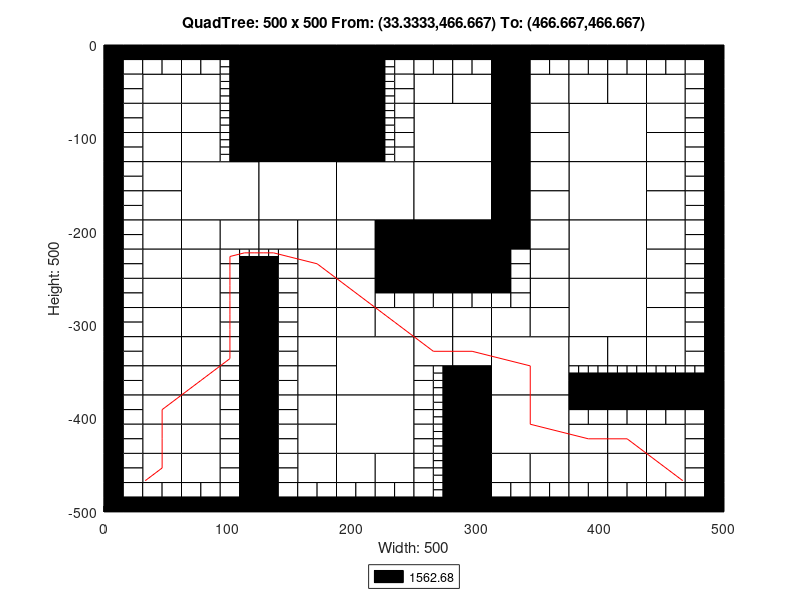

The MATLAB source for this figure:
axis([0 500 -500 0]);
title('QuadTree: 500 x 500 From: (33.3333,466.667) To: (466.667,466.667)');
xlabel('Width: 500');
ylabel('Height: 500');
rectangle('Position',[125 -62.5 62.5 62.5], 'FaceColor',[0 0 0]);
rectangle('Position',[125 -125 62.5 62.5], 'FaceColor',[0 0 0]);
rectangle('Position',[62.5 -187.5 62.5 62.5], 'FaceColor',[1 1 1]);
rectangle('Position',[125 -187.5 62.5 62.5], 'FaceColor',[1 1 1]);
rectangle('Position',[187.5 -187.5 62.5 62.5], 'FaceColor',[1 1 1]);
rectangle('Position',[250 -125 62.5 62.5], 'FaceColor',[1 1 1]);
rectangle('Position',[375 -125 62.5 62.5], 'FaceColor',[1 1 1]);
rectangle('Position',[250 -187.5 62.5 62.5], 'FaceColor',[1 1 1]);
rectangle('Position',[250 -250 62.5 62.5], 'FaceColor',[0 0 0]);
rectangle('Position',[375 -187.5 62.5 62.5], 'FaceColor',[1 1 1]);
rectangle('Position',[375 -250 62.5 62.5], 'FaceColor',[1 1 1]);
rectangle('Position',[187.5 -375 62.5 62.5], 'FaceColor',[1 1 1]);
rectangle('Position',[187.5 -437.5 62.5 62.5], 'FaceColor',[1 1 1]);
rectangle('Position',[312.5 -375 62.5 62.5], 'FaceColor',[1 1 1]);
rectangle('Position',[375 -312.5 62.5 62.5], 'FaceColor',[1 1 1]);
rectangle('Position',[312.5 -437.5 62.5 62.5], 'FaceColor',[1 1 1]);
rectangle('Position',[31.25 -62.5 31.25 31.25], 'FaceColor',[1 1 1]);
rectangle('Position',[62.5 -62.5 31.25 31.25], 'FaceColor',[1 1 1]);
rectangle('Position',[31.25 -93.75 31.25 31.25], 'FaceColor',[1 1 1]);
rectangle('Position',[31.25 -125 31.25 31.25], 'FaceColor',[1 1 1]);
rectangle('Position',[62.5 -93.75 31.25 31.25], 'FaceColor',[1 1 1]);
rectangle('Position',[62.5 -125 31.25 31.25], 'FaceColor',[1 1 1]);
rectangle('Position',[187.5 -31.25 31.25 31.25], 'FaceColor',[0 0 0]);
rectangle('Position',[187.5 -62.5 31.25 31.25], 'FaceColor',[0 0 0]);
rectangle('Position',[187.5 -93.75 31.25 31.25], 'FaceColor',[0 0 0]);
rectangle('Position',[187.5 -125 31.25 31.25], 'FaceColor',[0 0 0]);
rectangle('Position',[31.25 -156.25 31.25 31.25], 'FaceColor',[1 1 1]);
rectangle('Position',[31.25 -187.5 31.25 31.25], 'FaceColor',[1 1 1]);
rectangle('Position',[31.25 -218.75 31.25 31.25], 'FaceColor',[1 1 1]);
rectangle('Position',[31.25 -250 31.25 31.25], 'FaceColor',[1 1 1]);
rectangle('Position',[62.5 -218.75 31.25 31.25], 'FaceColor',[1 1 1]);
rectangle('Position',[93.75 -218.75 31.25 31.25], 'FaceColor',[1 1 1]);
rectangle('Position',[62.5 -250 31.25 31.25], 'FaceColor',[1 1 1]);
rectangle('Position',[125 -218.75 31.25 31.25], 'FaceColor',[1 1 1]);
rectangle('Position',[156.25 -218.75 31.25 31.25], 'FaceColor',[1 1 1]);
rectangle('Position',[156.25 -250 31.25 31.25], 'FaceColor',[1 1 1]);
rectangle('Position',[187.5 -218.75 31.25 31.25], 'FaceColor',[1 1 1]);
rectangle('Position',[218.75 -218.75 31.25 31.25], 'FaceColor',[0 0 0]);
rectangle('Position',[187.5 -250 31.25 31.25], 'FaceColor',[1 1 1]);
rectangle('Position',[218.75 -250 31.25 31.25], 'FaceColor',[0 0 0]);
rectangle('Position',[250 -62.5 31.25 31.25], 'FaceColor',[1 1 1]);
rectangle('Position',[281.25 -62.5 31.25 31.25], 'FaceColor',[1 1 1]);
rectangle('Position',[312.5 -31.25 31.25 31.25], 'FaceColor',[0 0 0]);
rectangle('Position',[312.5 -62.5 31.25 31.25], 'FaceColor',[0 0 0]);
rectangle('Position',[343.75 -62.5 31.25 31.25], 'FaceColor',[1 1 1]);
rectangle('Position',[312.5 -93.75 31.25 31.25], 'FaceColor',[0 0 0]);
rectangle('Position',[343.75 -93.75 31.25 31.25], 'FaceColor',[1 1 1]);
rectangle('Position',[312.5 -125 31.25 31.25], 'FaceColor',[0 0 0]);
rectangle('Position',[343.75 -125 31.25 31.25], 'FaceColor',[1 1 1]);
rectangle('Position',[375 -62.5 31.25 31.25], 'FaceColor',[1 1 1]);
rectangle('Position',[406.25 -62.5 31.25 31.25], 'FaceColor',[1 1 1]);
rectangle('Position',[437.5 -62.5 31.25 31.25], 'FaceColor',[1 1 1]);
rectangle('Position',[437.5 -93.75 31.25 31.25], 'FaceColor',[1 1 1]);
rectangle('Position',[437.5 -125 31.25 31.25], 'FaceColor',[1 1 1]);
rectangle('Position',[312.5 -156.25 31.25 31.25], 'FaceColor',[0 0 0]);
rectangle('Position',[343.75 -156.25 31.25 31.25], 'FaceColor',[1 1 1]);
rectangle('Position',[312.5 -187.5 31.25 31.25], 'FaceColor',[0 0 0]);
rectangle('Position',[343.75 -187.5 31.25 31.25], 'FaceColor',[1 1 1]);
rectangle('Position',[312.5 -218.75 31.25 31.25], 'FaceColor',[0 0 0]);
rectangle('Position',[343.75 -218.75 31.25 31.25], 'FaceColor',[1 1 1]);
rectangle('Position',[343.75 -250 31.25 31.25], 'FaceColor',[1 1 1]);
rectangle('Position',[437.5 -156.25 31.25 31.25], 'FaceColor',[1 1 1]);
rectangle('Position',[437.5 -187.5 31.25 31.25], 'FaceColor',[1 1 1]);
rectangle('Position',[437.5 -218.75 31.25 31.25], 'FaceColor',[1 1 1]);
rectangle('Position',[437.5 -250 31.25 31.25], 'FaceColor',[1 1 1]);
rectangle('Position',[31.25 -281.25 31.25 31.25], 'FaceColor',[1 1 1]);
rectangle('Position',[31.25 -312.5 31.25 31.25], 'FaceColor',[1 1 1]);
rectangle('Position',[62.5 -281.25 31.25 31.25], 'FaceColor',[1 1 1]);
rectangle('Position',[62.5 -312.5 31.25 31.25], 'FaceColor',[1 1 1]);
rectangle('Position',[31.25 -343.75 31.25 31.25], 'FaceColor',[1 1 1]);
rectangle('Position',[31.25 -375 31.25 31.25], 'FaceColor',[1 1 1]);
rectangle('Position',[62.5 -343.75 31.25 31.25], 'FaceColor',[1 1 1]);
rectangle('Position',[62.5 -375 31.25 31.25], 'FaceColor',[1 1 1]);
rectangle('Position',[156.25 -281.25 31.25 31.25], 'FaceColor',[1 1 1]);
rectangle('Position',[156.25 -312.5 31.25 31.25], 'FaceColor',[1 1 1]);
rectangle('Position',[187.5 -281.25 31.25 31.25], 'FaceColor',[1 1 1]);
rectangle('Position',[187.5 -312.5 31.25 31.25], 'FaceColor',[1 1 1]);
rectangle('Position',[218.75 -312.5 31.25 31.25], 'FaceColor',[1 1 1]);
rectangle('Position',[156.25 -343.75 31.25 31.25], 'FaceColor',[1 1 1]);
rectangle('Position',[156.25 -375 31.25 31.25], 'FaceColor',[1 1 1]);
rectangle('Position',[31.25 -406.25 31.25 31.25], 'FaceColor',[1 1 1]);
rectangle('Position',[31.25 -437.5 31.25 31.25], 'FaceColor',[1 1 1]);
rectangle('Position',[62.5 -406.25 31.25 31.25], 'FaceColor',[1 1 1]);
rectangle('Position',[62.5 -437.5 31.25 31.25], 'FaceColor',[1 1 1]);
rectangle('Position',[31.25 -468.75 31.25 31.25], 'FaceColor',[1 1 1]);
rectangle('Position',[62.5 -468.75 31.25 31.25], 'FaceColor',[1 1 1]);
rectangle('Position',[156.25 -406.25 31.25 31.25], 'FaceColor',[1 1 1]);
rectangle('Position',[156.25 -437.5 31.25 31.25], 'FaceColor',[1 1 1]);
rectangle('Position',[156.25 -468.75 31.25 31.25], 'FaceColor',[1 1 1]);
rectangle('Position',[187.5 -468.75 31.25 31.25], 'FaceColor',[1 1 1]);
rectangle('Position',[218.75 -468.75 31.25 31.25], 'FaceColor',[1 1 1]);
rectangle('Position',[250 -312.5 31.25 31.25], 'FaceColor',[1 1 1]);
rectangle('Position',[281.25 -312.5 31.25 31.25], 'FaceColor',[1 1 1]);
rectangle('Position',[343.75 -281.25 31.25 31.25], 'FaceColor',[1 1 1]);
rectangle('Position',[312.5 -312.5 31.25 31.25], 'FaceColor',[1 1 1]);
rectangle('Position',[343.75 -312.5 31.25 31.25], 'FaceColor',[1 1 1]);
rectangle('Position',[250 -343.75 31.25 31.25], 'FaceColor',[1 1 1]);
rectangle('Position',[281.25 -343.75 31.25 31.25], 'FaceColor',[1 1 1]);
rectangle('Position',[281.25 -375 31.25 31.25], 'FaceColor',[0 0 0]);
rectangle('Position',[437.5 -281.25 31.25 31.25], 'FaceColor',[1 1 1]);
rectangle('Position',[437.5 -312.5 31.25 31.25], 'FaceColor',[1 1 1]);
rectangle('Position',[375 -343.75 31.25 31.25], 'FaceColor',[1 1 1]);
rectangle('Position',[406.25 -343.75 31.25 31.25], 'FaceColor',[1 1 1]);
rectangle('Position',[437.5 -343.75 31.25 31.25], 'FaceColor',[1 1 1]);
rectangle('Position',[281.25 -406.25 31.25 31.25], 'FaceColor',[0 0 0]);
rectangle('Position',[281.25 -437.5 31.25 31.25], 'FaceColor',[0 0 0]);
rectangle('Position',[281.25 -468.75 31.25 31.25], 'FaceColor',[0 0 0]);
rectangle('Position',[281.25 -500 31.25 31.25], 'FaceColor',[0 0 0]);
rectangle('Position',[312.5 -468.75 31.25 31.25], 'FaceColor',[1 1 1]);
rectangle('Position',[343.75 -468.75 31.25 31.25], 'FaceColor',[1 1 1]);
rectangle('Position',[375 -437.5 31.25 31.25], 'FaceColor',[1 1 1]);
rectangle('Position',[406.25 -437.5 31.25 31.25], 'FaceColor',[1 1 1]);
rectangle('Position',[437.5 -437.5 31.25 31.25], 'FaceColor',[1 1 1]);
rectangle('Position',[375 -468.75 31.25 31.25], 'FaceColor',[1 1 1]);
rectangle('Position',[406.25 -468.75 31.25 31.25], 'FaceColor',[1 1 1]);
rectangle('Position',[437.5 -468.75 31.25 31.25], 'FaceColor',[1 1 1]);
rectangle('Position',[0 -15.625 15.625 15.625], 'FaceColor',[0 0 0]);
rectangle('Position',[15.625 -15.625 15.625 15.625], 'FaceColor',[0 0 0]);
rectangle('Position',[0 -31.25 15.625 15.625], 'FaceColor',[0 0 0]);
rectangle('Position',[15.625 -31.25 15.625 15.625], 'FaceColor',[1 1 1]);
rectangle('Position',[31.25 -15.625 15.625 15.625], 'FaceColor',[0 0 0]);
rectangle('Position',[46.875 -15.625 15.625 15.625], 'FaceColor',[0 0 0]);
rectangle('Position',[31.25 -31.25 15.625 15.625], 'FaceColor',[1 1 1]);
rectangle('Position',[46.875 -31.25 15.625 15.625], 'FaceColor',[1 1 1]);
rectangle('Position',[0 -46.875 15.625 15.625], 'FaceColor',[0 0 0]);
rectangle('Position',[15.625 -46.875 15.625 15.625], 'FaceColor',[1 1 1]);
rectangle('Position',[0 -62.5 15.625 15.625], 'FaceColor',[0 0 0]);
rectangle('Position',[15.625 -62.5 15.625 15.625], 'FaceColor',[1 1 1]);
rectangle('Position',[62.5 -15.625 15.625 15.625], 'FaceColor',[0 0 0]);
rectangle('Position',[78.125 -15.625 15.625 15.625], 'FaceColor',[0 0 0]);
rectangle('Position',[62.5 -31.25 15.625 15.625], 'FaceColor',[1 1 1]);
rectangle('Position',[78.125 -31.25 15.625 15.625], 'FaceColor',[1 1 1]);
rectangle('Position',[93.75 -15.625 15.625 15.625], 'FaceColor',[0 0 0]);
rectangle('Position',[109.375 -15.625 15.625 15.625], 'FaceColor',[0 0 0]);
rectangle('Position',[109.375 -31.25 15.625 15.625], 'FaceColor',[0 0 0]);
rectangle('Position',[109.375 -46.875 15.625 15.625], 'FaceColor',[0 0 0]);
rectangle('Position',[109.375 -62.5 15.625 15.625], 'FaceColor',[0 0 0]);
rectangle('Position',[0 -78.125 15.625 15.625], 'FaceColor',[0 0 0]);
rectangle('Position',[15.625 -78.125 15.625 15.625], 'FaceColor',[1 1 1]);
rectangle('Position',[0 -93.75 15.625 15.625], 'FaceColor',[0 0 0]);
rectangle('Position',[15.625 -93.75 15.625 15.625], 'FaceColor',[1 1 1]);
rectangle('Position',[0 -109.375 15.625 15.625], 'FaceColor',[0 0 0]);
rectangle('Position',[15.625 -109.375 15.625 15.625], 'FaceColor',[1 1 1]);
rectangle('Position',[0 -125 15.625 15.625], 'FaceColor',[0 0 0]);
rectangle('Position',[15.625 -125 15.625 15.625], 'FaceColor',[1 1 1]);
rectangle('Position',[109.375 -78.125 15.625 15.625], 'FaceColor',[0 0 0]);
rectangle('Position',[109.375 -93.75 15.625 15.625], 'FaceColor',[0 0 0]);
rectangle('Position',[109.375 -109.375 15.625 15.625], 'FaceColor',[0 0 0]);
rectangle('Position',[109.375 -125 15.625 15.625], 'FaceColor',[0 0 0]);
rectangle('Position',[218.75 -15.625 15.625 15.625], 'FaceColor',[0 0 0]);
rectangle('Position',[234.375 -15.625 15.625 15.625], 'FaceColor',[0 0 0]);
rectangle('Position',[234.375 -31.25 15.625 15.625], 'FaceColor',[1 1 1]);
rectangle('Position',[234.375 -46.875 15.625 15.625], 'FaceColor',[1 1 1]);
rectangle('Position',[234.375 -62.5 15.625 15.625], 'FaceColor',[1 1 1]);
rectangle('Position',[234.375 -78.125 15.625 15.625], 'FaceColor',[1 1 1]);
rectangle('Position',[234.375 -93.75 15.625 15.625], 'FaceColor',[1 1 1]);
rectangle('Position',[234.375 -109.375 15.625 15.625], 'FaceColor',[1 1 1]);
rectangle('Position',[234.375 -125 15.625 15.625], 'FaceColor',[1 1 1]);
rectangle('Position',[0 -140.625 15.625 15.625], 'FaceColor',[0 0 0]);
rectangle('Position',[15.625 -140.625 15.625 15.625], 'FaceColor',[1 1 1]);
rectangle('Position',[0 -156.25 15.625 15.625], 'FaceColor',[0 0 0]);
rectangle('Position',[15.625 -156.25 15.625 15.625], 'FaceColor',[1 1 1]);
rectangle('Position',[0 -171.875 15.625 15.625], 'FaceColor',[0 0 0]);
rectangle('Position',[15.625 -171.875 15.625 15.625], 'FaceColor',[1 1 1]);
rectangle('Position',[0 -187.5 15.625 15.625], 'FaceColor',[0 0 0]);
rectangle('Position',[15.625 -187.5 15.625 15.625], 'FaceColor',[1 1 1]);
rectangle('Position',[0 -203.125 15.625 15.625], 'FaceColor',[0 0 0]);
rectangle('Position',[15.625 -203.125 15.625 15.625], 'FaceColor',[1 1 1]);
rectangle('Position',[0 -218.75 15.625 15.625], 'FaceColor',[0 0 0]);
rectangle('Position',[15.625 -218.75 15.625 15.625], 'FaceColor',[1 1 1]);
rectangle('Position',[0 -234.375 15.625 15.625], 'FaceColor',[0 0 0]);
rectangle('Position',[15.625 -234.375 15.625 15.625], 'FaceColor',[1 1 1]);
rectangle('Position',[0 -250 15.625 15.625], 'FaceColor',[0 0 0]);
rectangle('Position',[15.625 -250 15.625 15.625], 'FaceColor',[1 1 1]);
rectangle('Position',[93.75 -234.375 15.625 15.625], 'FaceColor',[1 1 1]);
rectangle('Position',[93.75 -250 15.625 15.625], 'FaceColor',[1 1 1]);
rectangle('Position',[109.375 -250 15.625 15.625], 'FaceColor',[0 0 0]);
rectangle('Position',[140.625 -234.375 15.625 15.625], 'FaceColor',[1 1 1]);
rectangle('Position',[125 -250 15.625 15.625], 'FaceColor',[0 0 0]);
rectangle('Position',[140.625 -250 15.625 15.625], 'FaceColor',[1 1 1]);
rectangle('Position',[250 -15.625 15.625 15.625], 'FaceColor',[0 0 0]);
rectangle('Position',[265.625 -15.625 15.625 15.625], 'FaceColor',[0 0 0]);
rectangle('Position',[250 -31.25 15.625 15.625], 'FaceColor',[1 1 1]);
rectangle('Position',[265.625 -31.25 15.625 15.625], 'FaceColor',[1 1 1]);
rectangle('Position',[281.25 -15.625 15.625 15.625], 'FaceColor',[0 0 0]);
rectangle('Position',[296.875 -15.625 15.625 15.625], 'FaceColor',[0 0 0]);
rectangle('Position',[281.25 -31.25 15.625 15.625], 'FaceColor',[1 1 1]);
rectangle('Position',[296.875 -31.25 15.625 15.625], 'FaceColor',[1 1 1]);
rectangle('Position',[343.75 -15.625 15.625 15.625], 'FaceColor',[0 0 0]);
rectangle('Position',[359.375 -15.625 15.625 15.625], 'FaceColor',[0 0 0]);
rectangle('Position',[343.75 -31.25 15.625 15.625], 'FaceColor',[1 1 1]);
rectangle('Position',[359.375 -31.25 15.625 15.625], 'FaceColor',[1 1 1]);
rectangle('Position',[375 -15.625 15.625 15.625], 'FaceColor',[0 0 0]);
rectangle('Position',[390.625 -15.625 15.625 15.625], 'FaceColor',[0 0 0]);
rectangle('Position',[375 -31.25 15.625 15.625], 'FaceColor',[1 1 1]);
rectangle('Position',[390.625 -31.25 15.625 15.625], 'FaceColor',[1 1 1]);
rectangle('Position',[406.25 -15.625 15.625 15.625], 'FaceColor',[0 0 0]);
rectangle('Position',[421.875 -15.625 15.625 15.625], 'FaceColor',[0 0 0]);
rectangle('Position',[406.25 -31.25 15.625 15.625], 'FaceColor',[1 1 1]);
rectangle('Position',[421.875 -31.25 15.625 15.625], 'FaceColor',[1 1 1]);
rectangle('Position',[437.5 -15.625 15.625 15.625], 'FaceColor',[0 0 0]);
rectangle('Position',[453.125 -15.625 15.625 15.625], 'FaceColor',[0 0 0]);
rectangle('Position',[437.5 -31.25 15.625 15.625], 'FaceColor',[1 1 1]);
rectangle('Position',[453.125 -31.25 15.625 15.625], 'FaceColor',[1 1 1]);
rectangle('Position',[468.75 -15.625 15.625 15.625], 'FaceColor',[0 0 0]);
rectangle('Position',[484.375 -15.625 15.625 15.625], 'FaceColor',[0 0 0]);
rectangle('Position',[468.75 -31.25 15.625 15.625], 'FaceColor',[1 1 1]);
rectangle('Position',[484.375 -31.25 15.625 15.625], 'FaceColor',[0 0 0]);
rectangle('Position',[468.75 -46.875 15.625 15.625], 'FaceColor',[1 1 1]);
rectangle('Position',[484.375 -46.875 15.625 15.625], 'FaceColor',[0 0 0]);
rectangle('Position',[468.75 -62.5 15.625 15.625], 'FaceColor',[1 1 1]);
rectangle('Position',[484.375 -62.5 15.625 15.625], 'FaceColor',[0 0 0]);
rectangle('Position',[468.75 -78.125 15.625 15.625], 'FaceColor',[1 1 1]);
rectangle('Position',[484.375 -78.125 15.625 15.625], 'FaceColor',[0 0 0]);
rectangle('Position',[468.75 -93.75 15.625 15.625], 'FaceColor',[1 1 1]);
rectangle('Position',[484.375 -93.75 15.625 15.625], 'FaceColor',[0 0 0]);
rectangle('Position',[468.75 -109.375 15.625 15.625], 'FaceColor',[1 1 1]);
rectangle('Position',[484.375 -109.375 15.625 15.625], 'FaceColor',[0 0 0]);
rectangle('Position',[468.75 -125 15.625 15.625], 'FaceColor',[1 1 1]);
rectangle('Position',[484.375 -125 15.625 15.625], 'FaceColor',[0 0 0]);
rectangle('Position',[312.5 -234.375 15.625 15.625], 'FaceColor',[0 0 0]);
rectangle('Position',[328.125 -234.375 15.625 15.625], 'FaceColor',[1 1 1]);
rectangle('Position',[312.5 -250 15.625 15.625], 'FaceColor',[0 0 0]);
rectangle('Position',[328.125 -250 15.625 15.625], 'FaceColor',[1 1 1]);
rectangle('Position',[468.75 -140.625 15.625 15.625], 'FaceColor',[1 1 1]);
rectangle('Position',[484.375 -140.625 15.625 15.625], 'FaceColor',[0 0 0]);
rectangle('Position',[468.75 -156.25 15.625 15.625], 'FaceColor',[1 1 1]);
rectangle('Position',[484.375 -156.25 15.625 15.625], 'FaceColor',[0 0 0]);
rectangle('Position',[468.75 -171.875 15.625 15.625], 'FaceColor',[1 1 1]);
rectangle('Position',[484.375 -171.875 15.625 15.625], 'FaceColor',[0 0 0]);
rectangle('Position',[468.75 -187.5 15.625 15.625], 'FaceColor',[1 1 1]);
rectangle('Position',[484.375 -187.5 15.625 15.625], 'FaceColor',[0 0 0]);
rectangle('Position',[468.75 -203.125 15.625 15.625], 'FaceColor',[1 1 1]);
rectangle('Position',[484.375 -203.125 15.625 15.625], 'FaceColor',[0 0 0]);
rectangle('Position',[468.75 -218.75 15.625 15.625], 'FaceColor',[1 1 1]);
rectangle('Position',[484.375 -218.75 15.625 15.625], 'FaceColor',[0 0 0]);
rectangle('Position',[468.75 -234.375 15.625 15.625], 'FaceColor',[1 1 1]);
rectangle('Position',[484.375 -234.375 15.625 15.625], 'FaceColor',[0 0 0]);
rectangle('Position',[468.75 -250 15.625 15.625], 'FaceColor',[1 1 1]);
rectangle('Position',[484.375 -250 15.625 15.625], 'FaceColor',[0 0 0]);
rectangle('Position',[0 -265.625 15.625 15.625], 'FaceColor',[0 0 0]);
rectangle('Position',[15.625 -265.625 15.625 15.625], 'FaceColor',[1 1 1]);
rectangle('Position',[0 -281.25 15.625 15.625], 'FaceColor',[0 0 0]);
rectangle('Position',[15.625 -281.25 15.625 15.625], 'FaceColor',[1 1 1]);
rectangle('Position',[0 -296.875 15.625 15.625], 'FaceColor',[0 0 0]);
rectangle('Position',[15.625 -296.875 15.625 15.625], 'FaceColor',[1 1 1]);
rectangle('Position',[0 -312.5 15.625 15.625], 'FaceColor',[0 0 0]);
rectangle('Position',[15.625 -312.5 15.625 15.625], 'FaceColor',[1 1 1]);
rectangle('Position',[93.75 -265.625 15.625 15.625], 'FaceColor',[1 1 1]);
rectangle('Position',[109.375 -265.625 15.625 15.625], 'FaceColor',[0 0 0]);
rectangle('Position',[93.75 -281.25 15.625 15.625], 'FaceColor',[1 1 1]);
rectangle('Position',[109.375 -281.25 15.625 15.625], 'FaceColor',[0 0 0]);
rectangle('Position',[93.75 -296.875 15.625 15.625], 'FaceColor',[1 1 1]);
rectangle('Position',[109.375 -296.875 15.625 15.625], 'FaceColor',[0 0 0]);
rectangle('Position',[93.75 -312.5 15.625 15.625], 'FaceColor',[1 1 1]);
rectangle('Position',[109.375 -312.5 15.625 15.625], 'FaceColor',[0 0 0]);
rectangle('Position',[0 -328.125 15.625 15.625], 'FaceColor',[0 0 0]);
rectangle('Position',[15.625 -328.125 15.625 15.625], 'FaceColor',[1 1 1]);
rectangle('Position',[0 -343.75 15.625 15.625], 'FaceColor',[0 0 0]);
rectangle('Position',[15.625 -343.75 15.625 15.625], 'FaceColor',[1 1 1]);
rectangle('Position',[0 -359.375 15.625 15.625], 'FaceColor',[0 0 0]);
rectangle('Position',[15.625 -359.375 15.625 15.625], 'FaceColor',[1 1 1]);
rectangle('Position',[0 -375 15.625 15.625], 'FaceColor',[0 0 0]);
rectangle('Position',[15.625 -375 15.625 15.625], 'FaceColor',[1 1 1]);
rectangle('Position',[93.75 -328.125 15.625 15.625], 'FaceColor',[1 1 1]);
rectangle('Position',[109.375 -328.125 15.625 15.625], 'FaceColor',[0 0 0]);
rectangle('Position',[93.75 -343.75 15.625 15.625], 'FaceColor',[1 1 1]);
rectangle('Position',[109.375 -343.75 15.625 15.625], 'FaceColor',[0 0 0]);
rectangle('Position',[93.75 -359.375 15.625 15.625], 'FaceColor',[1 1 1]);
rectangle('Position',[109.375 -359.375 15.625 15.625], 'FaceColor',[0 0 0]);
rectangle('Position',[93.75 -375 15.625 15.625], 'FaceColor',[1 1 1]);
rectangle('Position',[109.375 -375 15.625 15.625], 'FaceColor',[0 0 0]);
rectangle('Position',[125 -265.625 15.625 15.625], 'FaceColor',[0 0 0]);
rectangle('Position',[140.625 -265.625 15.625 15.625], 'FaceColor',[1 1 1]);
rectangle('Position',[125 -281.25 15.625 15.625], 'FaceColor',[0 0 0]);
rectangle('Position',[140.625 -281.25 15.625 15.625], 'FaceColor',[1 1 1]);
rectangle('Position',[125 -296.875 15.625 15.625], 'FaceColor',[0 0 0]);
rectangle('Position',[140.625 -296.875 15.625 15.625], 'FaceColor',[1 1 1]);
rectangle('Position',[125 -312.5 15.625 15.625], 'FaceColor',[0 0 0]);
rectangle('Position',[140.625 -312.5 15.625 15.625], 'FaceColor',[1 1 1]);
rectangle('Position',[218.75 -265.625 15.625 15.625], 'FaceColor',[0 0 0]);
rectangle('Position',[234.375 -265.625 15.625 15.625], 'FaceColor',[0 0 0]);
rectangle('Position',[218.75 -281.25 15.625 15.625], 'FaceColor',[1 1 1]);
rectangle('Position',[234.375 -281.25 15.625 15.625], 'FaceColor',[1 1 1]);
rectangle('Position',[125 -328.125 15.625 15.625], 'FaceColor',[0 0 0]);
rectangle('Position',[140.625 -328.125 15.625 15.625], 'FaceColor',[1 1 1]);
rectangle('Position',[125 -343.75 15.625 15.625], 'FaceColor',[0 0 0]);
rectangle('Position',[140.625 -343.75 15.625 15.625], 'FaceColor',[1 1 1]);
rectangle('Position',[125 -359.375 15.625 15.625], 'FaceColor',[0 0 0]);
rectangle('Position',[140.625 -359.375 15.625 15.625], 'FaceColor',[1 1 1]);
rectangle('Position',[125 -375 15.625 15.625], 'FaceColor',[0 0 0]);
rectangle('Position',[140.625 -375 15.625 15.625], 'FaceColor',[1 1 1]);
rectangle('Position',[0 -390.625 15.625 15.625], 'FaceColor',[0 0 0]);
rectangle('Position',[15.625 -390.625 15.625 15.625], 'FaceColor',[1 1 1]);
rectangle('Position',[0 -406.25 15.625 15.625], 'FaceColor',[0 0 0]);
rectangle('Position',[15.625 -406.25 15.625 15.625], 'FaceColor',[1 1 1]);
rectangle('Position',[0 -421.875 15.625 15.625], 'FaceColor',[0 0 0]);
rectangle('Position',[15.625 -421.875 15.625 15.625], 'FaceColor',[1 1 1]);
rectangle('Position',[0 -437.5 15.625 15.625], 'FaceColor',[0 0 0]);
rectangle('Position',[15.625 -437.5 15.625 15.625], 'FaceColor',[1 1 1]);
rectangle('Position',[93.75 -390.625 15.625 15.625], 'FaceColor',[1 1 1]);
rectangle('Position',[109.375 -390.625 15.625 15.625], 'FaceColor',[0 0 0]);
rectangle('Position',[93.75 -406.25 15.625 15.625], 'FaceColor',[1 1 1]);
rectangle('Position',[109.375 -406.25 15.625 15.625], 'FaceColor',[0 0 0]);
rectangle('Position',[93.75 -421.875 15.625 15.625], 'FaceColor',[1 1 1]);
rectangle('Position',[109.375 -421.875 15.625 15.625], 'FaceColor',[0 0 0]);
rectangle('Position',[93.75 -437.5 15.625 15.625], 'FaceColor',[1 1 1]);
rectangle('Position',[109.375 -437.5 15.625 15.625], 'FaceColor',[0 0 0]);
rectangle('Position',[0 -453.125 15.625 15.625], 'FaceColor',[0 0 0]);
rectangle('Position',[15.625 -453.125 15.625 15.625], 'FaceColor',[1 1 1]);
rectangle('Position',[0 -468.75 15.625 15.625], 'FaceColor',[0 0 0]);
rectangle('Position',[15.625 -468.75 15.625 15.625], 'FaceColor',[1 1 1]);
rectangle('Position',[0 -484.375 15.625 15.625], 'FaceColor',[0 0 0]);
rectangle('Position',[15.625 -484.375 15.625 15.625], 'FaceColor',[1 1 1]);
rectangle('Position',[0 -500 15.625 15.625], 'FaceColor',[0 0 0]);
rectangle('Position',[15.625 -500 15.625 15.625], 'FaceColor',[0 0 0]);
rectangle('Position',[31.25 -484.375 15.625 15.625], 'FaceColor',[1 1 1]);
rectangle('Position',[46.875 -484.375 15.625 15.625], 'FaceColor',[1 1 1]);
rectangle('Position',[31.25 -500 15.625 15.625], 'FaceColor',[0 0 0]);
rectangle('Position',[46.875 -500 15.625 15.625], 'FaceColor',[0 0 0]);
rectangle('Position',[93.75 -453.125 15.625 15.625], 'FaceColor',[1 1 1]);
rectangle('Position',[109.375 -453.125 15.625 15.625], 'FaceColor',[0 0 0]);
rectangle('Position',[93.75 -468.75 15.625 15.625], 'FaceColor',[1 1 1]);
rectangle('Position',[109.375 -468.75 15.625 15.625], 'FaceColor',[0 0 0]);
rectangle('Position',[62.5 -484.375 15.625 15.625], 'FaceColor',[1 1 1]);
rectangle('Position',[78.125 -484.375 15.625 15.625], 'FaceColor',[1 1 1]);
rectangle('Position',[62.5 -500 15.625 15.625], 'FaceColor',[0 0 0]);
rectangle('Position',[78.125 -500 15.625 15.625], 'FaceColor',[0 0 0]);
rectangle('Position',[93.75 -484.375 15.625 15.625], 'FaceColor',[1 1 1]);
rectangle('Position',[109.375 -484.375 15.625 15.625], 'FaceColor',[0 0 0]);
rectangle('Position',[93.75 -500 15.625 15.625], 'FaceColor',[0 0 0]);
rectangle('Position',[109.375 -500 15.625 15.625], 'FaceColor',[0 0 0]);
rectangle('Position',[125 -390.625 15.625 15.625], 'FaceColor',[0 0 0]);
rectangle('Position',[140.625 -390.625 15.625 15.625], 'FaceColor',[1 1 1]);
rectangle('Position',[125 -406.25 15.625 15.625], 'FaceColor',[0 0 0]);
rectangle('Position',[140.625 -406.25 15.625 15.625], 'FaceColor',[1 1 1]);
rectangle('Position',[125 -421.875 15.625 15.625], 'FaceColor',[0 0 0]);
rectangle('Position',[140.625 -421.875 15.625 15.625], 'FaceColor',[1 1 1]);
rectangle('Position',[125 -437.5 15.625 15.625], 'FaceColor',[0 0 0]);
rectangle('Position',[140.625 -437.5 15.625 15.625], 'FaceColor',[1 1 1]);
rectangle('Position',[125 -453.125 15.625 15.625], 'FaceColor',[0 0 0]);
rectangle('Position',[140.625 -453.125 15.625 15.625], 'FaceColor',[1 1 1]);
rectangle('Position',[125 -468.75 15.625 15.625], 'FaceColor',[0 0 0]);
rectangle('Position',[140.625 -468.75 15.625 15.625], 'FaceColor',[1 1 1]);
rectangle('Position',[125 -484.375 15.625 15.625], 'FaceColor',[0 0 0]);
rectangle('Position',[140.625 -484.375 15.625 15.625], 'FaceColor',[1 1 1]);
rectangle('Position',[125 -500 15.625 15.625], 'FaceColor',[0 0 0]);
rectangle('Position',[140.625 -500 15.625 15.625], 'FaceColor',[0 0 0]);
rectangle('Position',[156.25 -484.375 15.625 15.625], 'FaceColor',[1 1 1]);
rectangle('Position',[171.875 -484.375 15.625 15.625], 'FaceColor',[1 1 1]);
rectangle('Position',[156.25 -500 15.625 15.625], 'FaceColor',[0 0 0]);
rectangle('Position',[171.875 -500 15.625 15.625], 'FaceColor',[0 0 0]);
rectangle('Position',[187.5 -484.375 15.625 15.625], 'FaceColor',[1 1 1]);
rectangle('Position',[203.125 -484.375 15.625 15.625], 'FaceColor',[1 1 1]);
rectangle('Position',[187.5 -500 15.625 15.625], 'FaceColor',[0 0 0]);
rectangle('Position',[203.125 -500 15.625 15.625], 'FaceColor',[0 0 0]);
rectangle('Position',[218.75 -484.375 15.625 15.625], 'FaceColor',[1 1 1]);
rectangle('Position',[234.375 -484.375 15.625 15.625], 'FaceColor',[1 1 1]);
rectangle('Position',[218.75 -500 15.625 15.625], 'FaceColor',[0 0 0]);
rectangle('Position',[234.375 -500 15.625 15.625], 'FaceColor',[0 0 0]);
rectangle('Position',[250 -265.625 15.625 15.625], 'FaceColor',[0 0 0]);
rectangle('Position',[265.625 -265.625 15.625 15.625], 'FaceColor',[0 0 0]);
rectangle('Position',[250 -281.25 15.625 15.625], 'FaceColor',[1 1 1]);
rectangle('Position',[265.625 -281.25 15.625 15.625], 'FaceColor',[1 1 1]);
rectangle('Position',[281.25 -265.625 15.625 15.625], 'FaceColor',[0 0 0]);
rectangle('Position',[296.875 -265.625 15.625 15.625], 'FaceColor',[0 0 0]);
rectangle('Position',[281.25 -281.25 15.625 15.625], 'FaceColor',[1 1 1]);
rectangle('Position',[296.875 -281.25 15.625 15.625], 'FaceColor',[1 1 1]);
rectangle('Position',[312.5 -265.625 15.625 15.625], 'FaceColor',[0 0 0]);
rectangle('Position',[328.125 -265.625 15.625 15.625], 'FaceColor',[1 1 1]);
rectangle('Position',[312.5 -281.25 15.625 15.625], 'FaceColor',[1 1 1]);
rectangle('Position',[328.125 -281.25 15.625 15.625], 'FaceColor',[1 1 1]);
rectangle('Position',[250 -359.375 15.625 15.625], 'FaceColor',[1 1 1]);
rectangle('Position',[250 -375 15.625 15.625], 'FaceColor',[1 1 1]);
rectangle('Position',[468.75 -265.625 15.625 15.625], 'FaceColor',[1 1 1]);
rectangle('Position',[484.375 -265.625 15.625 15.625], 'FaceColor',[0 0 0]);
rectangle('Position',[468.75 -281.25 15.625 15.625], 'FaceColor',[1 1 1]);
rectangle('Position',[484.375 -281.25 15.625 15.625], 'FaceColor',[0 0 0]);
rectangle('Position',[468.75 -296.875 15.625 15.625], 'FaceColor',[1 1 1]);
rectangle('Position',[484.375 -296.875 15.625 15.625], 'FaceColor',[0 0 0]);
rectangle('Position',[468.75 -312.5 15.625 15.625], 'FaceColor',[1 1 1]);
rectangle('Position',[484.375 -312.5 15.625 15.625], 'FaceColor',[0 0 0]);
rectangle('Position',[375 -375 15.625 15.625], 'FaceColor',[0 0 0]);
rectangle('Position',[390.625 -375 15.625 15.625], 'FaceColor',[0 0 0]);
rectangle('Position',[406.25 -375 15.625 15.625], 'FaceColor',[0 0 0]);
rectangle('Position',[421.875 -375 15.625 15.625], 'FaceColor',[0 0 0]);
rectangle('Position',[468.75 -328.125 15.625 15.625], 'FaceColor',[1 1 1]);
rectangle('Position',[484.375 -328.125 15.625 15.625], 'FaceColor',[0 0 0]);
rectangle('Position',[468.75 -343.75 15.625 15.625], 'FaceColor',[1 1 1]);
rectangle('Position',[484.375 -343.75 15.625 15.625], 'FaceColor',[0 0 0]);
rectangle('Position',[437.5 -375 15.625 15.625], 'FaceColor',[0 0 0]);
rectangle('Position',[453.125 -375 15.625 15.625], 'FaceColor',[0 0 0]);
rectangle('Position',[484.375 -359.375 15.625 15.625], 'FaceColor',[0 0 0]);
rectangle('Position',[468.75 -375 15.625 15.625], 'FaceColor',[0 0 0]);
rectangle('Position',[484.375 -375 15.625 15.625], 'FaceColor',[0 0 0]);
rectangle('Position',[250 -390.625 15.625 15.625], 'FaceColor',[1 1 1]);
rectangle('Position',[250 -406.25 15.625 15.625], 'FaceColor',[1 1 1]);
rectangle('Position',[250 -421.875 15.625 15.625], 'FaceColor',[1 1 1]);
rectangle('Position',[250 -437.5 15.625 15.625], 'FaceColor',[1 1 1]);
rectangle('Position',[250 -453.125 15.625 15.625], 'FaceColor',[1 1 1]);
rectangle('Position',[250 -468.75 15.625 15.625], 'FaceColor',[1 1 1]);
rectangle('Position',[250 -484.375 15.625 15.625], 'FaceColor',[1 1 1]);
rectangle('Position',[250 -500 15.625 15.625], 'FaceColor',[0 0 0]);
rectangle('Position',[265.625 -500 15.625 15.625], 'FaceColor',[0 0 0]);
rectangle('Position',[312.5 -484.375 15.625 15.625], 'FaceColor',[1 1 1]);
rectangle('Position',[328.125 -484.375 15.625 15.625], 'FaceColor',[1 1 1]);
rectangle('Position',[312.5 -500 15.625 15.625], 'FaceColor',[0 0 0]);
rectangle('Position',[328.125 -500 15.625 15.625], 'FaceColor',[0 0 0]);
rectangle('Position',[343.75 -484.375 15.625 15.625], 'FaceColor',[1 1 1]);
rectangle('Position',[359.375 -484.375 15.625 15.625], 'FaceColor',[1 1 1]);
rectangle('Position',[343.75 -500 15.625 15.625], 'FaceColor',[0 0 0]);
rectangle('Position',[359.375 -500 15.625 15.625], 'FaceColor',[0 0 0]);
rectangle('Position',[375 -390.625 15.625 15.625], 'FaceColor',[0 0 0]);
rectangle('Position',[390.625 -390.625 15.625 15.625], 'FaceColor',[0 0 0]);
rectangle('Position',[375 -406.25 15.625 15.625], 'FaceColor',[1 1 1]);
rectangle('Position',[390.625 -406.25 15.625 15.625], 'FaceColor',[1 1 1]);
rectangle('Position',[406.25 -390.625 15.625 15.625], 'FaceColor',[0 0 0]);
rectangle('Position',[421.875 -390.625 15.625 15.625], 'FaceColor',[0 0 0]);
rectangle('Position',[406.25 -406.25 15.625 15.625], 'FaceColor',[1 1 1]);
rectangle('Position',[421.875 -406.25 15.625 15.625], 'FaceColor',[1 1 1]);
rectangle('Position',[437.5 -390.625 15.625 15.625], 'FaceColor',[0 0 0]);
rectangle('Position',[453.125 -390.625 15.625 15.625], 'FaceColor',[0 0 0]);
rectangle('Position',[437.5 -406.25 15.625 15.625], 'FaceColor',[1 1 1]);
rectangle('Position',[453.125 -406.25 15.625 15.625], 'FaceColor',[1 1 1]);
rectangle('Position',[468.75 -390.625 15.625 15.625], 'FaceColor',[0 0 0]);
rectangle('Position',[484.375 -390.625 15.625 15.625], 'FaceColor',[0 0 0]);
rectangle('Position',[468.75 -406.25 15.625 15.625], 'FaceColor',[1 1 1]);
rectangle('Position',[484.375 -406.25 15.625 15.625], 'FaceColor',[0 0 0]);
rectangle('Position',[468.75 -421.875 15.625 15.625], 'FaceColor',[1 1 1]);
rectangle('Position',[484.375 -421.875 15.625 15.625], 'FaceColor',[0 0 0]);
rectangle('Position',[468.75 -437.5 15.625 15.625], 'FaceColor',[1 1 1]);
rectangle('Position',[484.375 -437.5 15.625 15.625], 'FaceColor',[0 0 0]);
rectangle('Position',[375 -484.375 15.625 15.625], 'FaceColor',[1 1 1]);
rectangle('Position',[390.625 -484.375 15.625 15.625], 'FaceColor',[1 1 1]);
rectangle('Position',[375 -500 15.625 15.625], 'FaceColor',[0 0 0]);
rectangle('Position',[390.625 -500 15.625 15.625], 'FaceColor',[0 0 0]);
rectangle('Position',[406.25 -484.375 15.625 15.625], 'FaceColor',[1 1 1]);
rectangle('Position',[421.875 -484.375 15.625 15.625], 'FaceColor',[1 1 1]);
rectangle('Position',[406.25 -500 15.625 15.625], 'FaceColor',[0 0 0]);
rectangle('Position',[421.875 -500 15.625 15.625], 'FaceColor',[0 0 0]);
rectangle('Position',[468.75 -453.125 15.625 15.625], 'FaceColor',[1 1 1]);
rectangle('Position',[484.375 -453.125 15.625 15.625], 'FaceColor',[0 0 0]);
rectangle('Position',[468.75 -468.75 15.625 15.625], 'FaceColor',[1 1 1]);
rectangle('Position',[484.375 -468.75 15.625 15.625], 'FaceColor',[0 0 0]);
rectangle('Position',[437.5 -484.375 15.625 15.625], 'FaceColor',[1 1 1]);
rectangle('Position',[453.125 -484.375 15.625 15.625], 'FaceColor',[1 1 1]);
rectangle('Position',[437.5 -500 15.625 15.625], 'FaceColor',[0 0 0]);
rectangle('Position',[453.125 -500 15.625 15.625], 'FaceColor',[0 0 0]);
rectangle('Position',[468.75 -484.375 15.625 15.625], 'FaceColor',[1 1 1]);
rectangle('Position',[484.375 -484.375 15.625 15.625], 'FaceColor',[0 0 0]);
rectangle('Position',[468.75 -500 15.625 15.625], 'FaceColor',[0 0 0]);
rectangle('Position',[484.375 -500 15.625 15.625], 'FaceColor',[0 0 0]);
rectangle('Position',[93.75 -23.4375 7.8125 7.8125], 'FaceColor',[1 1 1]);
rectangle('Position',[101.562 -23.4375 7.8125 7.8125], 'FaceColor',[0 0 0]);
rectangle('Position',[93.75 -31.25 7.8125 7.8125], 'FaceColor',[1 1 1]);
rectangle('Position',[101.562 -31.25 7.8125 7.8125], 'FaceColor',[0 0 0]);
rectangle('Position',[93.75 -39.0625 7.8125 7.8125], 'FaceColor',[1 1 1]);
rectangle('Position',[101.562 -39.0625 7.8125 7.8125], 'FaceColor',[0 0 0]);
rectangle('Position',[93.75 -46.875 7.8125 7.8125], 'FaceColor',[1 1 1]);
rectangle('Position',[101.562 -46.875 7.8125 7.8125], 'FaceColor',[0 0 0]);
rectangle('Position',[93.75 -54.6875 7.8125 7.8125], 'FaceColor',[1 1 1]);
rectangle('Position',[101.562 -54.6875 7.8125 7.8125], 'FaceColor',[0 0 0]);
rectangle('Position',[93.75 -62.5 7.8125 7.8125], 'FaceColor',[1 1 1]);
rectangle('Position',[101.562 -62.5 7.8125 7.8125], 'FaceColor',[0 0 0]);
rectangle('Position',[93.75 -70.3125 7.8125 7.8125], 'FaceColor',[1 1 1]);
rectangle('Position',[101.562 -70.3125 7.8125 7.8125], 'FaceColor',[0 0 0]);
rectangle('Position',[93.75 -78.125 7.8125 7.8125], 'FaceColor',[1 1 1]);
rectangle('Position',[101.562 -78.125 7.8125 7.8125], 'FaceColor',[0 0 0]);
rectangle('Position',[93.75 -85.9375 7.8125 7.8125], 'FaceColor',[1 1 1]);
rectangle('Position',[101.562 -85.9375 7.8125 7.8125], 'FaceColor',[0 0 0]);
rectangle('Position',[93.75 -93.75 7.8125 7.8125], 'FaceColor',[1 1 1]);
rectangle('Position',[101.562 -93.75 7.8125 7.8125], 'FaceColor',[0 0 0]);
rectangle('Position',[93.75 -101.562 7.8125 7.8125], 'FaceColor',[1 1 1]);
rectangle('Position',[101.562 -101.562 7.8125 7.8125], 'FaceColor',[0 0 0]);
rectangle('Position',[93.75 -109.375 7.8125 7.8125], 'FaceColor',[1 1 1]);
rectangle('Position',[101.562 -109.375 7.8125 7.8125], 'FaceColor',[0 0 0]);
rectangle('Position',[93.75 -117.188 7.8125 7.8125], 'FaceColor',[1 1 1]);
rectangle('Position',[101.562 -117.188 7.8125 7.8125], 'FaceColor',[0 0 0]);
rectangle('Position',[93.75 -125 7.8125 7.8125], 'FaceColor',[1 1 1]);
rectangle('Position',[101.562 -125 7.8125 7.8125], 'FaceColor',[0 0 0]);
rectangle('Position',[218.75 -23.4375 7.8125 7.8125], 'FaceColor',[0 0 0]);
rectangle('Position',[226.562 -23.4375 7.8125 7.8125], 'FaceColor',[1 1 1]);
rectangle('Position',[218.75 -31.25 7.8125 7.8125], 'FaceColor',[0 0 0]);
rectangle('Position',[226.562 -31.25 7.8125 7.8125], 'FaceColor',[1 1 1]);
rectangle('Position',[218.75 -39.0625 7.8125 7.8125], 'FaceColor',[0 0 0]);
rectangle('Position',[226.562 -39.0625 7.8125 7.8125], 'FaceColor',[1 1 1]);
rectangle('Position',[218.75 -46.875 7.8125 7.8125], 'FaceColor',[0 0 0]);
rectangle('Position',[226.562 -46.875 7.8125 7.8125], 'FaceColor',[1 1 1]);
rectangle('Position',[218.75 -54.6875 7.8125 7.8125], 'FaceColor',[0 0 0]);
rectangle('Position',[226.562 -54.6875 7.8125 7.8125], 'FaceColor',[1 1 1]);
rectangle('Position',[218.75 -62.5 7.8125 7.8125], 'FaceColor',[0 0 0]);
rectangle('Position',[226.562 -62.5 7.8125 7.8125], 'FaceColor',[1 1 1]);
rectangle('Position',[218.75 -70.3125 7.8125 7.8125], 'FaceColor',[0 0 0]);
rectangle('Position',[226.562 -70.3125 7.8125 7.8125], 'FaceColor',[1 1 1]);
rectangle('Position',[218.75 -78.125 7.8125 7.8125], 'FaceColor',[0 0 0]);
rectangle('Position',[226.562 -78.125 7.8125 7.8125], 'FaceColor',[1 1 1]);
rectangle('Position',[218.75 -85.9375 7.8125 7.8125], 'FaceColor',[0 0 0]);
rectangle('Position',[226.562 -85.9375 7.8125 7.8125], 'FaceColor',[1 1 1]);
rectangle('Position',[218.75 -93.75 7.8125 7.8125], 'FaceColor',[0 0 0]);
rectangle('Position',[226.562 -93.75 7.8125 7.8125], 'FaceColor',[1 1 1]);
rectangle('Position',[218.75 -101.562 7.8125 7.8125], 'FaceColor',[0 0 0]);
rectangle('Position',[226.562 -101.562 7.8125 7.8125], 'FaceColor',[1 1 1]);
rectangle('Position',[218.75 -109.375 7.8125 7.8125], 'FaceColor',[0 0 0]);
rectangle('Position',[226.562 -109.375 7.8125 7.8125], 'FaceColor',[1 1 1]);
rectangle('Position',[218.75 -117.188 7.8125 7.8125], 'FaceColor',[0 0 0]);
rectangle('Position',[226.562 -117.188 7.8125 7.8125], 'FaceColor',[1 1 1]);
rectangle('Position',[218.75 -125 7.8125 7.8125], 'FaceColor',[0 0 0]);
rectangle('Position',[226.562 -125 7.8125 7.8125], 'FaceColor',[1 1 1]);
rectangle('Position',[109.375 -226.562 7.8125 7.8125], 'FaceColor',[1 1 1]);
rectangle('Position',[117.188 -226.562 7.8125 7.8125], 'FaceColor',[1 1 1]);
rectangle('Position',[109.375 -234.375 7.8125 7.8125], 'FaceColor',[0 0 0]);
rectangle('Position',[117.188 -234.375 7.8125 7.8125], 'FaceColor',[0 0 0]);
rectangle('Position',[125 -226.562 7.8125 7.8125], 'FaceColor',[1 1 1]);
rectangle('Position',[132.812 -226.562 7.8125 7.8125], 'FaceColor',[1 1 1]);
rectangle('Position',[125 -234.375 7.8125 7.8125], 'FaceColor',[0 0 0]);
rectangle('Position',[132.812 -234.375 7.8125 7.8125], 'FaceColor',[0 0 0]);
rectangle('Position',[265.625 -351.562 7.8125 7.8125], 'FaceColor',[1 1 1]);
rectangle('Position',[273.438 -351.562 7.8125 7.8125], 'FaceColor',[0 0 0]);
rectangle('Position',[265.625 -359.375 7.8125 7.8125], 'FaceColor',[1 1 1]);
rectangle('Position',[273.438 -359.375 7.8125 7.8125], 'FaceColor',[0 0 0]);
rectangle('Position',[265.625 -367.188 7.8125 7.8125], 'FaceColor',[1 1 1]);
rectangle('Position',[273.438 -367.188 7.8125 7.8125], 'FaceColor',[0 0 0]);
rectangle('Position',[265.625 -375 7.8125 7.8125], 'FaceColor',[1 1 1]);
rectangle('Position',[273.438 -375 7.8125 7.8125], 'FaceColor',[0 0 0]);
rectangle('Position',[375 -351.562 7.8125 7.8125], 'FaceColor',[1 1 1]);
rectangle('Position',[382.812 -351.562 7.8125 7.8125], 'FaceColor',[1 1 1]);
rectangle('Position',[375 -359.375 7.8125 7.8125], 'FaceColor',[0 0 0]);
rectangle('Position',[382.812 -359.375 7.8125 7.8125], 'FaceColor',[0 0 0]);
rectangle('Position',[390.625 -351.562 7.8125 7.8125], 'FaceColor',[1 1 1]);
rectangle('Position',[398.438 -351.562 7.8125 7.8125], 'FaceColor',[1 1 1]);
rectangle('Position',[390.625 -359.375 7.8125 7.8125], 'FaceColor',[0 0 0]);
rectangle('Position',[398.438 -359.375 7.8125 7.8125], 'FaceColor',[0 0 0]);
rectangle('Position',[406.25 -351.562 7.8125 7.8125], 'FaceColor',[1 1 1]);
rectangle('Position',[414.062 -351.562 7.8125 7.8125], 'FaceColor',[1 1 1]);
rectangle('Position',[406.25 -359.375 7.8125 7.8125], 'FaceColor',[0 0 0]);
rectangle('Position',[414.062 -359.375 7.8125 7.8125], 'FaceColor',[0 0 0]);
rectangle('Position',[421.875 -351.562 7.8125 7.8125], 'FaceColor',[1 1 1]);
rectangle('Position',[429.688 -351.562 7.8125 7.8125], 'FaceColor',[1 1 1]);
rectangle('Position',[421.875 -359.375 7.8125 7.8125], 'FaceColor',[0 0 0]);
rectangle('Position',[429.688 -359.375 7.8125 7.8125], 'FaceColor',[0 0 0]);
rectangle('Position',[437.5 -351.562 7.8125 7.8125], 'FaceColor',[1 1 1]);
rectangle('Position',[445.312 -351.562 7.8125 7.8125], 'FaceColor',[1 1 1]);
rectangle('Position',[437.5 -359.375 7.8125 7.8125], 'FaceColor',[0 0 0]);
rectangle('Position',[445.312 -359.375 7.8125 7.8125], 'FaceColor',[0 0 0]);
rectangle('Position',[453.125 -351.562 7.8125 7.8125], 'FaceColor',[1 1 1]);
rectangle('Position',[460.938 -351.562 7.8125 7.8125], 'FaceColor',[1 1 1]);
rectangle('Position',[453.125 -359.375 7.8125 7.8125], 'FaceColor',[0 0 0]);
rectangle('Position',[460.938 -359.375 7.8125 7.8125], 'FaceColor',[0 0 0]);
rectangle('Position',[468.75 -351.562 7.8125 7.8125], 'FaceColor',[1 1 1]);
rectangle('Position',[476.562 -351.562 7.8125 7.8125], 'FaceColor',[1 1 1]);
rectangle('Position',[468.75 -359.375 7.8125 7.8125], 'FaceColor',[0 0 0]);
rectangle('Position',[476.562 -359.375 7.8125 7.8125], 'FaceColor',[0 0 0]);
rectangle('Position',[265.625 -382.812 7.8125 7.8125], 'FaceColor',[1 1 1]);
rectangle('Position',[273.438 -382.812 7.8125 7.8125], 'FaceColor',[0 0 0]);
rectangle('Position',[265.625 -390.625 7.8125 7.8125], 'FaceColor',[1 1 1]);
rectangle('Position',[273.438 -390.625 7.8125 7.8125], 'FaceColor',[0 0 0]);
rectangle('Position',[265.625 -398.438 7.8125 7.8125], 'FaceColor',[1 1 1]);
rectangle('Position',[273.438 -398.438 7.8125 7.8125], 'FaceColor',[0 0 0]);
rectangle('Position',[265.625 -406.25 7.8125 7.8125], 'FaceColor',[1 1 1]);
rectangle('Position',[273.438 -406.25 7.8125 7.8125], 'FaceColor',[0 0 0]);
rectangle('Position',[265.625 -414.062 7.8125 7.8125], 'FaceColor',[1 1 1]);
rectangle('Position',[273.438 -414.062 7.8125 7.8125], 'FaceColor',[0 0 0]);
rectangle('Position',[265.625 -421.875 7.8125 7.8125], 'FaceColor',[1 1 1]);
rectangle('Position',[273.438 -421.875 7.8125 7.8125], 'FaceColor',[0 0 0]);
rectangle('Position',[265.625 -429.688 7.8125 7.8125], 'FaceColor',[1 1 1]);
rectangle('Position',[273.438 -429.688 7.8125 7.8125], 'FaceColor',[0 0 0]);
rectangle('Position',[265.625 -437.5 7.8125 7.8125], 'FaceColor',[1 1 1]);
rectangle('Position',[273.438 -437.5 7.8125 7.8125], 'FaceColor',[0 0 0]);
rectangle('Position',[265.625 -445.312 7.8125 7.8125], 'FaceColor',[1 1 1]);
rectangle('Position',[273.438 -445.312 7.8125 7.8125], 'FaceColor',[0 0 0]);
rectangle('Position',[265.625 -453.125 7.8125 7.8125], 'FaceColor',[1 1 1]);
rectangle('Position',[273.438 -453.125 7.8125 7.8125], 'FaceColor',[0 0 0]);
rectangle('Position',[265.625 -460.938 7.8125 7.8125], 'FaceColor',[1 1 1]);
rectangle('Position',[273.438 -460.938 7.8125 7.8125], 'FaceColor',[0 0 0]);
rectangle('Position',[265.625 -468.75 7.8125 7.8125], 'FaceColor',[1 1 1]);
rectangle('Position',[273.438 -468.75 7.8125 7.8125], 'FaceColor',[0 0 0]);
rectangle('Position',[265.625 -476.562 7.8125 7.8125], 'FaceColor',[1 1 1]);
rectangle('Position',[273.438 -476.562 7.8125 7.8125], 'FaceColor',[0 0 0]);
rectangle('Position',[265.625 -484.375 7.8125 7.8125], 'FaceColor',[1 1 1]);
rectangle('Position',[273.438 -484.375 7.8125 7.8125], 'FaceColor',[0 0 0]);
X=[466.667,453.125,421.875,390.625,343.75,343.75,296.875,265.625,234.375,203.125,171.875,148.438,136.719,128.906,121.094,113.281,101.562,101.562,101.562,101.562,101.562,101.562,101.562,101.562,78.125,46.875,46.875,46.875,33.3333];
Y=[-466.667,-453.125,-421.875,-421.875,-406.25,-343.75,-328.125,-328.125,-296.875,-265.625,-234.375,-226.562,-222.656,-222.656,-222.656,-222.656,-226.562,-242.188,-257.812,-273.438,-289.062,-304.688,-320.312,-335.938,-359.375,-390.625,-421.875,-453.125,-466.667];
hold on;
plot(X,Y,'r');
legend('1562.68','Location','southoutside');
